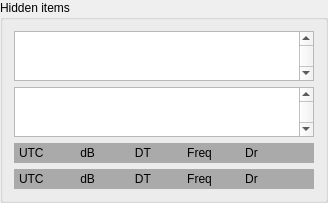
           <widget class="QGroupBox" name="hiddenGB">
            <property name="maximumSize">
             <size>
              <width>16777215</width>
              <height>50</height>
             </size>
            </property>
            <property name="title">
             <string>Hidden items</string>
            </property>
            <layout class="QVBoxLayout" name="verticalLayout_6">
             <item>
              <widget class="DisplayText" name="decodedTextBrowser2">
               <property name="enabled">
                <bool>true</bool>
               </property>
               <property name="sizePolicy">
                <sizepolicy hsizetype="MinimumExpanding" vsizetype="MinimumExpanding">
                 <horstretch>0</horstretch>
                 <verstretch>10</verstretch>
                </sizepolicy>
               </property>
               <property name="minimumSize">
                <size>
                 <width>150</width>
                 <height>50</height>
                </size>
               </property>
               <property name="mouseTracking">
                <bool>true</bool>
               </property>
               <property name="contextMenuPolicy">
                <enum>Qt::ActionsContextMenu</enum>
               </property>
               <property name="verticalScrollBarPolicy">
                <enum>Qt::ScrollBarAlwaysOn</enum>
               </property>
               <property name="cursorWidth">
                <number>0</number>
               </property>
               <property name="textInteractionFlags">
                <set>Qt::TextSelectableByKeyboard|Qt::TextSelectableByMouse</set>
               </property>
              </widget>
             </item>
             <item>
              <widget class="DisplayText" name="decodedTextBrowser">
               <property name="sizePolicy">
                <sizepolicy hsizetype="Expanding" vsizetype="Expanding">
                 <horstretch>0</horstretch>
                 <verstretch>10</verstretch>
                </sizepolicy>
               </property>
               <property name="minimumSize">
                <size>
                 <width>150</width>
                 <height>50</height>
                </size>
               </property>
               <property name="mouseTracking">
                <bool>true</bool>
               </property>
               <property name="contextMenuPolicy">
                <enum>Qt::ActionsContextMenu</enum>
               </property>
               <property name="layoutDirection">
                <enum>Qt::LeftToRight</enum>
               </property>
               <property name="autoFillBackground">
                <bool>false</bool>
               </property>
               <property name="frameShape">
                <enum>QFrame::StyledPanel</enum>
               </property>
               <property name="verticalScrollBarPolicy">
                <enum>Qt::ScrollBarAlwaysOn</enum>
               </property>
               <property name="horizontalScrollBarPolicy">
                <enum>Qt::ScrollBarAsNeeded</enum>
               </property>
               <property name="readOnly">
                <bool>false</bool>
               </property>
               <property name="cursorWidth">
                <number>0</number>
               </property>
               <property name="textInteractionFlags">
                <set>Qt::TextEditorInteraction</set>
               </property>
              </widget>
             </item>
             <item>
              <widget class="QLabel" name="rh_decodes_headings_label">
               <property name="minimumSize">
                <size>
                 <width>300</width>
                 <height>20</height>
                </size>
               </property>
               <property name="maximumSize">
                <size>
                 <width>16777215</width>
                 <height>20</height>
                </size>
               </property>
               <property name="palette">
                <palette>
                 <active>
                  <colorrole role="Base">
                   <brush brushstyle="SolidPattern">
                    <color alpha="255">
                     <red>252</red>
                     <green>252</green>
                     <blue>252</blue>
                    </color>
                   </brush>
                  </colorrole>
                  <colorrole role="Window">
                   <brush brushstyle="SolidPattern">
                    <color alpha="255">
                     <red>170</red>
                     <green>170</green>
                     <blue>170</blue>
                    </color>
                   </brush>
                  </colorrole>
                 </active>
                 <inactive>
                  <colorrole role="Base">
                   <brush brushstyle="SolidPattern">
                    <color alpha="255">
                     <red>252</red>
                     <green>252</green>
                     <blue>252</blue>
                    </color>
                   </brush>
                  </colorrole>
                  <colorrole role="Window">
                   <brush brushstyle="SolidPattern">
                    <color alpha="255">
                     <red>170</red>
                     <green>170</green>
                     <blue>170</blue>
                    </color>
                   </brush>
                  </colorrole>
                 </inactive>
                 <disabled>
                  <colorrole role="Base">
                   <brush brushstyle="SolidPattern">
                    <color alpha="255">
                     <red>170</red>
                     <green>170</green>
                     <blue>170</blue>
                    </color>
                   </brush>
                  </colorrole>
                  <colorrole role="Window">
                   <brush brushstyle="SolidPattern">
                    <color alpha="255">
                     <red>170</red>
                     <green>170</green>
                     <blue>170</blue>
                    </color>
                   </brush>
                  </colorrole>
                 </disabled>
                </palette>
               </property>
               <property name="autoFillBackground">
                <bool>true</bool>
               </property>
               <property name="text">
                <string>UTC           dB            DT           Freq          Dr </string>
               </property>
               <property name="textFormat">
                <enum>Qt::PlainText</enum>
               </property>
               <property name="indent">
                <number>5</number>
               </property>
              </widget>
             </item>
             <item>
              <widget class="QLabel" name="lh_decodes_headings_label">
               <property name="minimumSize">
                <size>
                 <width>300</width>
                 <height>20</height>
                </size>
               </property>
               <property name="maximumSize">
                <size>
                 <width>16777215</width>
                 <height>20</height>
                </size>
               </property>
               <property name="palette">
                <palette>
                 <active>
                  <colorrole role="Base">
                   <brush brushstyle="SolidPattern">
                    <color alpha="255">
                     <red>252</red>
                     <green>252</green>
                     <blue>252</blue>
                    </color>
                   </brush>
                  </colorrole>
                  <colorrole role="Window">
                   <brush brushstyle="SolidPattern">
                    <color alpha="255">
                     <red>170</red>
                     <green>170</green>
                     <blue>170</blue>
                    </color>
                   </brush>
                  </colorrole>
                 </active>
                 <inactive>
                  <colorrole role="Base">
                   <brush brushstyle="SolidPattern">
                    <color alpha="255">
                     <red>252</red>
                     <green>252</green>
                     <blue>252</blue>
                    </color>
                   </brush>
                  </colorrole>
                  <colorrole role="Window">
                   <brush brushstyle="SolidPattern">
                    <color alpha="255">
                     <red>170</red>
                     <green>170</green>
                     <blue>170</blue>
                    </color>
                   </brush>
                  </colorrole>
                 </inactive>
                 <disabled>
                  <colorrole role="Base">
                   <brush brushstyle="SolidPattern">
                    <color alpha="255">
                     <red>170</red>
                     <green>170</green>
                     <blue>170</blue>
                    </color>
                   </brush>
                  </colorrole>
                  <colorrole role="Window">
                   <brush brushstyle="SolidPattern">
                    <color alpha="255">
                     <red>170</red>
                     <green>170</green>
                     <blue>170</blue>
                    </color>
                   </brush>
                  </colorrole>
                 </disabled>
                </palette>
               </property>
               <property name="autoFillBackground">
                <bool>true</bool>
               </property>
               <property name="text">
                <string>UTC           dB            DT           Freq          Dr </string>
               </property>
               <property name="textFormat">
                <enum>Qt::PlainText</enum>
               </property>
               <property name="indent">
                <number>5</number>
               </property>
              </widget>
             </item>
            </layout>
           </widget>
